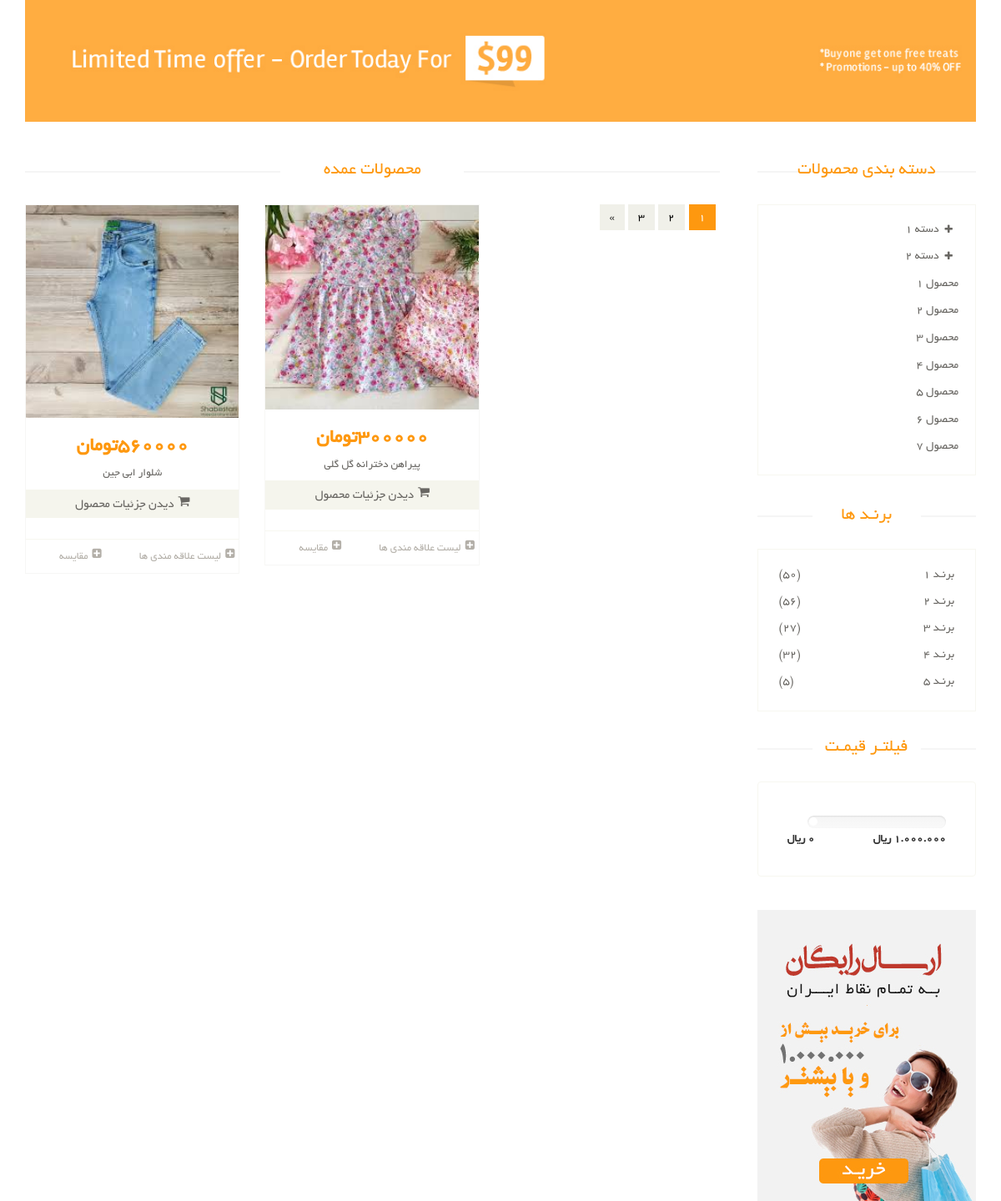
Screenshot of /category/3/ with the database file from the repository.
### product_app/models.py (models this page shows, shortened)
class Product_List(models.Model):
    title = models.CharField(max_length=150, verbose_name="نام محصول")
    price = models.IntegerField(verbose_name='قیمت')
    is_active = models.BooleanField(default=True, verbose_name='موجود است')
    category = models.ForeignKey(ProductCategory , on_delete=models.CASCADE , null=True)
    color = models.ManyToManyField(to=Product_color)
    descroption = models.CharField(max_length=300, verbose_name='توضیحات')
    off = models.IntegerField(null=True, blank=True, verbose_name='تخفیف')
    count = models.IntegerField(verbose_name='تعداد موجودی')
    image = models.ImageField(upload_to='products/' , verbose_name='اضافه کردن عکس محصول' , null=True , blank=True)
    slug = models.SlugField(max_length=200 , allow_unicode=True , null=True , blank=True)
    class Meta:
        verbose_name = 'محصول'
        verbose_name_plural = 'محصولات'

### product_app/views.py (the view)
# urls.py: path('category/<id>/' , product_categories , name='category'),
def product_categories(request , id):
    category = ProductCategory.objects.filter(id=id).first()
    products = Product_List.objects.filter(category=category)
    return render(request , 'product-list.html' , {
        'products': products,
    })

### product_app/templates/product-list.html (shortened to what this page needs)
{% extends 'layout.html' %}
{% block content %}
    <section id="advertisement">
        <div class="container">
            <img src="/static/images/shop/advertisement.jpg" alt="">
        </div>
    </section>
    <section>
        <div class="container">
            <div class="row">
                <div class="col-sm-9 padding-right">
                    <div class="features_items">
                        <h2 class="title text-center">محصولات عمده</h2>
                        {% for product in products %}
                            <div class="col-sm-4">
                                <div class="product-image-wrapper">
                                    <div class="single-products">
                                        <div class="productinfo text-center">
                                            {% if product.image %}
                                                <img src="{{ product.image.url }}" class="product-image"
                                                     alt="{{ product.title }}">
                                            {% endif %}
                                            <h2>{{ product.price }}تومان</h2>
                                            <p>{{ product.title }}</p>
                                            <a href="{% url 'product-details' product.slug %}"
                                               class="btn btn-default add-to-cart"><i
                                                    class="fa fa-shopping-cart"></i>دیدن جزئیات محصول</a>
                                        </div>
                                        <div class="product-overlay">
                                            <div class="overlay-content">
                                            </div>
                                        </div>
                                    </div>
                                    <div class="choose">
                                        <ul class="nav nav-pills nav-justified">
                                            <li><a href=""><i class="fa fa-plus-square"></i>لیست علاقه مندی ها</a></li>
                                            <li><a href=""><i class="fa fa-plus-square"></i>مقایسه</a></li>
                                        </ul>
                                    </div>
                                </div>
                            </div>
                        {% endfor %}
                        <ul class="pagination">
                            <li class="active"><a href="">1</a></li>
                            <li><a href="">2</a></li>
                            <li><a href="">3</a></li>
                            <li><a href="">»</a></li>
                        </ul>
                    </div>
                </div>
                <div class="col-sm-3">
                    <div class="left-sidebar">
                        <h2>دسته بندی محصولات</h2>
                        <div class="panel-group category-products" id="accordian">
                            <div class="panel panel-default">
                                <div class="panel-heading">
                                    <h4 class="panel-title">
                                        <a data-toggle="collapse" data-parent="#accordian" href="#sportswear">
                                            <span class="badge pull-right"><i class="fa fa-plus"></i></span>
                                            دسته 1
                                        </a>
                                    </h4>
                                </div>
                            </div>
                            <div class="panel panel-default">
                                <div class="panel-heading">
                                    <h4 class="panel-title">
                                        <a data-toggle="collapse" data-parent="#accordian" href="#mens">
                                            <span class="badge pull-right"><i class="fa fa-plus"></i></span>
                                            دسته 2
                                        </a>
                                    </h4>
                                </div>
                            </div>
                            <div class="panel panel-default">
                                <div class="panel-heading">
                                    <h4 class="panel-title"><a href="#">محصول 1</a></h4>
                                </div>
                            </div>
                            <div class="panel panel-default">
                                <div class="panel-heading">
                                    <h4 class="panel-title"><a href="#">محصول 2</a></h4>
                                </div>
                            </div>
                            <div class="panel panel-default">
                                <div class="panel-heading">
                                    <h4 class="panel-title"><a href="#">محصول 3</a></h4>
                                </div>
                            </div>
                            <div class="panel panel-default">
                                <div class="panel-heading">
                                    <h4 class="panel-title"><a href="#">محصول 4</a></h4>
                                </div>
                            </div>
                            <div class="panel panel-default">
                                <div class="panel-heading">
                                    <h4 class="panel-title"><a href="#">محصول 5</a></h4>
                                </div>
                            </div>
                            <div class="panel panel-default">
                                <div class="panel-heading">
                                    <h4 class="panel-title"><a href="#">محصول 6</a></h4>
                                </div>
                            </div>
                            <div class="panel panel-default">
                                <div class="panel-heading">
                                    <h4 class="panel-title"><a href="#">محصول 7</a></h4>
                                </div>
                            </div>
                        </div>
                        <div class="brands_products">
                            <h2>برنـد ها</h2>
                            <div class="brands-name">
                                <ul class="nav nav-pills nav-stacked">
                                    <li><a href=""> <span class="pull-left">(50)</span>برنـد 1</a></li>
                                    <li><a href=""> <span class="pull-left">(56)</span>برنـد 2</a></li>
                                    <li><a href=""> <span class="pull-left">(27)</span>برنـد 3</a></li>
                                    <li><a href=""> <span class="pull-left">(32)</span>برنـد 4</a></li>
                                    <li><a href=""> <span class="pull-left">(5)</span>برنـد 5</a></li>
                                </ul>
                            </div>
                        </div>
                        <div class="price-range">
                            <h2>فیلتـر قیمـت</h2>
                            <div class="well">
                                <div class="slider slider-horizontal" style="width: 139px;">
                                           id="sl2" style=""></div>
                                <br>
                                <b>1.000.000 ريال</b> <b class="pull-left">0 ريال</b>
                            </div>
                        </div>
                        <div class="shipping text-center">
                            <img src="/static/images/home/shipping.jpg" alt="">
                        </div>
                    </div>
                </div>
            </div>
        </div>
    </section>
{% endblock %}

### static/css/price-range.css (style rules this page uses)
.slider { display: inline-block; vertical-align: middle; position: relative; }
.slider.slider-horizontal { width: 210px; height: 20px; }

### rows the page displays
Product_List: image (picture), price "560000", title "شلوار ابی جین"
Product_List: image (picture), price "300000", title "پیراهن دخترانه گل گلی"
